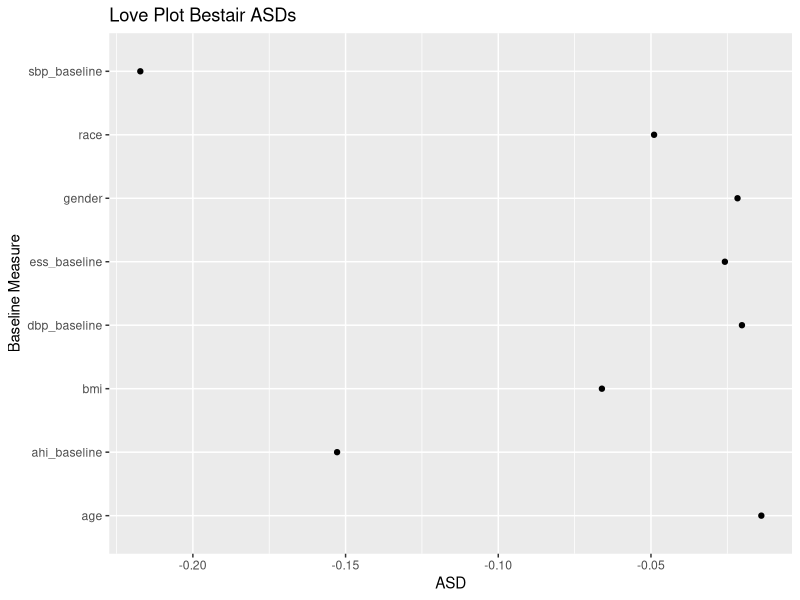

This chart was generated by the following R code:
## ---- chunk 1
#| label: load-packages
#| message: false

library(tidyverse)
## ---- chunk 2
Y_obs <- c(8.62,1.48,8.93,9.57,2.65,7.3,.06,1.72,2.19,7.32,7.53,7.62)
Z <- c(rep(0,6), rep(1,6))
## ---- chunk 3
Y_treat <- Y_obs[Z == 1]
Y_notreat <- Y_obs[Z == 0]
tstat_obs <- mean(Y_treat) - mean(Y_notreat)

ind_combos <- combn(12,6, simplify = FALSE)
tstats = c()
for (i in seq_along(ind_combos)) {
  Y_treat_mean <- mean(Y_obs[ind_combos[[i]]])
  Y_notreat_mean <- mean(Y_obs[-ind_combos[[i]]])
  tstats <- c(tstats, Y_treat_mean - Y_notreat_mean)
}

pval <- mean(abs(tstats) >= abs(tstat_obs))
pval
## ---- chunk 4
sampled_tstats <- sample(tstats, size = 1000, replace = TRUE)
pval_1000 <- mean(abs(sampled_tstats) >= abs(tstat_obs))
pval_1000
## ---- chunk 5
t.test(Y_treat, Y_notreat, var.equal = TRUE)$p.value
## ---- chunk 6

## ---- chunk 7
X <- c(1:6,1:6)
taus = c()
for (i in unique(X)) {
  tau = Y_obs[Z == 1 & X == i] - Y_obs[Z == 0 & X == i]
  taus = c(taus, tau)
}
tstat_obs = mean(taus)

tstats <- c()
for (i in seq_along(ind_combos)) {
  Z_perm = rep(0, 12)
  Z_perm[ind_combos[[i]]] = 1
  
  taus = c()
  for (j in unique(X)) {
    tau = Y_obs[Z_perm == 1 & X == j] - Y_obs[Z_perm == 0 & X == j]
    taus = c(taus, tau)
  }
  tstats = c(tstats,mean(taus))
}

pval <- mean(abs(tstats) >= abs(tstat_obs))
pval
## ---- chunk 8

## ---- chunk 9
ind_combos[[70]]
## ---- chunk 10
t.test(Y_treat, Y_notreat
       , var.equal = TRUE, paired = TRUE)
## ---- chunk 11
pot_outcomes <- matrix(c(35, 40, 45 ,55, 55 ,55, 65, 70, 25, 30, 45, 55, 60, 65, 75, 80, 35, 40, 55, 50, 35, 40, 65, 70), ncol = 2, byrow = TRUE)
colnames(pot_outcomes) <- c("Y1_pot","Y0_pot")
sample_ind = combn(1:12, m =4, simplify = FALSE)
rand_assign_ind = combn(1:4, m =2, simplify = FALSE)
## ---- chunk 12
diffs <- matrix(NA, nrow = length(sample_ind), ncol = length(rand_assign_ind))

for (samp in seq_along(sample_ind)) {
  sample <- pot_outcomes[sample_ind[[samp]],]
  
  for (i in seq_along(rand_assign_ind)) {
    
    Y1_obs <- sample[rand_assign_ind[[i]],"Y1_pot"]
    Y0_obs <- sample[-rand_assign_ind[[i]],"Y0_pot"]
    
    difference <- mean(Y1_obs) - mean(Y0_obs)
    
    diffs[samp,i] <- difference
  }
}
var(as.vector(diffs))
## ---- chunk 13
var1 = var(pot_outcomes[,"Y1_pot"])
var0 = var(pot_outcomes[,"Y0_pot"])

var01 = sum((pot_outcomes[,"Y1_pot"] -pot_outcomes[,"Y0_pot"] - (mean(pot_outcomes[,"Y1_pot"])-mean(pot_outcomes[,"Y0_pot"])))^2)/11

var0/6+var1/6-var01/12
## ---- chunk 14
diffs <- matrix(NA, nrow = length(sample_ind), ncol = length(rand_assign_ind))

for (samp in seq_along(sample_ind)) {
  for (i in seq_along(rand_assign_ind)) {
    
    sample <- pot_outcomes[sample_ind[[samp]],]
    Y1_obs <- sample[rand_assign_ind[[i]],"Y1_pot"]
    Y0_obs <- sample[-rand_assign_ind[[i]],"Y0_pot"]
    difference <- mean(Y1_obs) - mean(Y0_obs)
    
    diffs[samp,i] <- difference
  }
}
var(apply(diffs, MARGIN = 1,FUN = sum))
## ---- chunk 15
bestair <- readxl::read_xlsx("bestair640-1.xlsx", sheet = "data")
for (i in seq_along(bestair)) {
  y = pull(bestair[,i])
  m = mean(y, na.rm = TRUE)
  y = ifelse(is.na(y), m, y)
  bestair[,i] = y
}
## ---- chunk 16
baselines <- c("gender","age","bmi",
 "race","sbp_baseline","dbp_baseline","ahi_baseline","ess_baseline")
ASDs = matrix(NA, nrow = 1, ncol = 8)
colnames(ASDs) <- baselines
Z <- bestair$treatment_arm
for (bl in baselines) {
  X <- pull(bestair[,bl])
  s1 <- var(X[Z==1])
  s0 <- var(X[Z==0])
  diff_sum <- sum(X*Z)/sum(Z)-sum(X*(1-Z))/sum(1-Z)
  asd <- diff_sum/sqrt(s1+s0)
  ASDs[,bl] <- asd
  
}
## ---- chunk 17
#love plot
asd_dat <- tibble(
  bls = baselines,
  asd = ASDs[1,]
)
ggplot(asd_dat,aes(x = asd, y = bls)) +
  geom_point() +
  labs(title = "Love Plot Bestair ASDs"
       ,y = "Baseline Measure"
       ,x = "ASD")
## ---- chunk 18
Z <- bestair$treatment_arm
Y <- bestair$sbp_6mo
tau_unadj <- mean(Y[Z==1]) - mean(Y[Z==0])
tau_unadj
## ---- chunk 19
bestair_centered <- bestair|>
  mutate(across(gender:ess_baseline, ~ .x-mean(.x)))

ancova1 <- lm(formula = sbp_6mo~.,data = bestair_centered)
tau_adj_anc1 <- ancova1$coefficients["treatment_arm"]

ancova2 <- lm(formula = sbp_6mo~.^2,data = bestair_centered)
tau_adj_anc2 <- ancova2$coefficients["treatment_arm"]
## ---- chunk 20
X_mat <- as.matrix(bestair_centered[,2:9])
as.vector(ancova1$residuals)
## ---- chunk 21
hw_se_anc1 <-sqrt(car::hccm(ancova1
                            ,type = "hc2")["treatment_arm","treatment_arm"])
#sqrt(car::hccm(ancova2, type = "hc0")["treatment_arm","treatment_arm"])
## ---- chunk 22

## ---- chunk 23
bestair_hyperten <- bestair_centered |>
  mutate(resist_hyperten = if_else(sbp_6mo>=130,1,0)) |>
  select(treatment_arm:ess_baseline,resist_hyperten)
## ---- chunk 24
Z <- bestair$treatment_arm
Y <- bestair_hyperten$resist_hyperten
mean(Y[Z==1]) - mean(Y[Z==0])
bin_ols <- lm(resist_hyperten~., data = bestair_hyperten)
bin_ols$coefficients["treatment_arm"]

bin_ols_inter <- lm(resist_hyperten~.^2, data = bestair_hyperten)
bin_ols_inter$coefficients["treatment_arm"]
